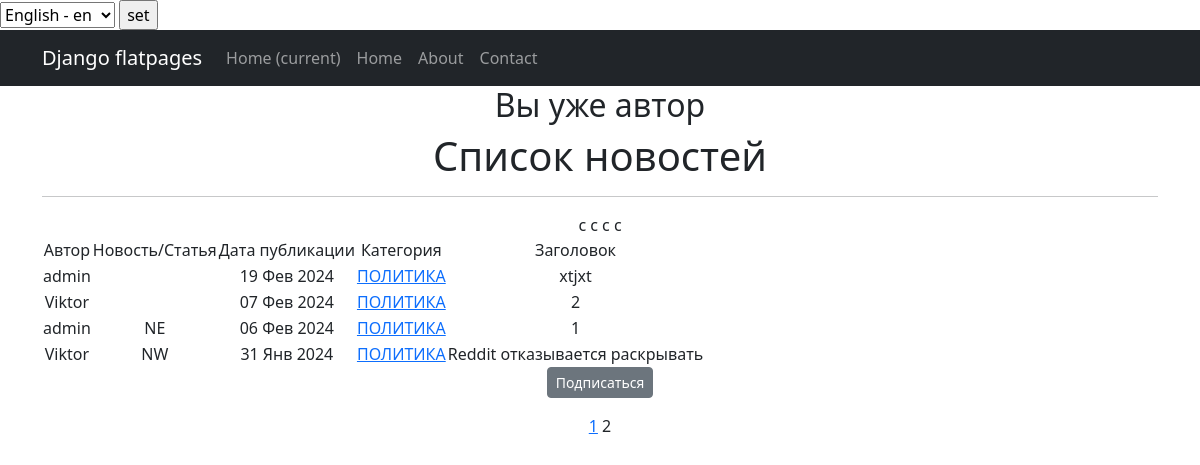
Before: /categories/1?page=2 with the older database file.
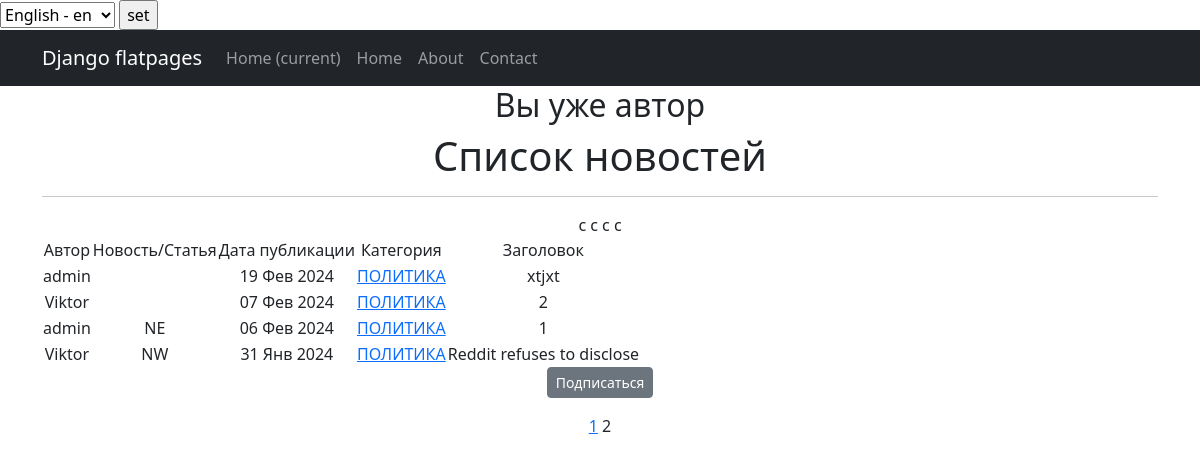
After: the same page with the newer database file.
### news/models.py (models this page shows, shortened)
class Post(models.Model):
    post_author = models.ForeignKey('Author', on_delete=models.CASCADE,)
    post_choice = models.CharField(max_length=2,
                                   choices=TYPE,
                                   default=news)
    post_date = models.DateTimeField(auto_now_add=True)
    post_category = models.ManyToManyField('Category', through='PostCategory')
    post_title = models.CharField(max_length=30)
    post_text = models.TextField()
    post_rating = models.IntegerField(default=0)

class Author(models.Model):
    user = models.OneToOneField(User, on_delete=models.CASCADE)
    author_rating = models.IntegerField(default=0)
    def __str__(self):
        return self.user.username

### news/views.py (the view)
# urls.py: path('categories/<int:pk>', CategoryListView.as_view(), name='category_list'),
class CategoryListView(PostList):
    model = Post
    template_name = 'category_list.html'
    context_object_name = 'category_news_list'
    def get_queryset(self):
        self.category = get_object_or_404(Category, id=self.kwargs['pk'])
        queryset = Post.objects.filter(post_category=self.category).order_by('-post_date')
        return queryset
    def get_context_data(self, **kwargs):
        context = super().get_context_data(**kwargs)
        context['is_not_subscriber'] = self.request.user not in self.category.subscribers.all()
        context['category'] = self.category
        return context

### news/forms.py (shortened to what this page needs)
class PostForm(forms.ModelForm):
    post_text = forms.CharField(min_length=5)
    class Meta:
        model = Post
        fields = [
            'post_author',
            'post_title',
            'post_category',
            'post_text'
        ]

### news/models.py (called while the page is built)
    def __str__(self):
        return self.get_thematic_display()

### news/templatetags/custom_filters.py (called while the page is built)
@register.filter()
def cenzor(value):
    badwords = ["искусственный"]
    splitwords = value.split()
    for i in range(len(splitwords)):
        if splitwords[i] in badwords:
            firstletter = splitwords[i][0]
            newvalue=firstletter +"*"*(len(splitwords[i])-1)
            splitwords[i] = newvalue
    result = " ".join(splitwords)
    return f'{result}'

### news/templatetags/custom_tags.py (called while the page is built)
@register.simple_tag(takes_context=True)
def url_replace(context, **kwargs):
   d = context['request'].GET.copy()
   for k, v in kwargs.items():
       d[k] = v
   return d.urlencode()

### templates/category_list.html (shortened to what this page needs)
{% extends 'flatpages/default.html' %}
{% load custom_filters %}!
{% load custom_tags %}
{% block content %}
    {% if is_not_author %}
        <button> <a href="{% url 'upgrade' %}"> Стать автором!</a> </button>
    {% else %}
        <h2>Вы уже автор</h2>
    {% endif %}
    <h1>Список новостей</h1>
    <hr>
    {% if category_news_list %}
        <table>
            <tr>
                <td>Автор</td>
                <td>Новость/Статья</td>
                <td>Дата публикации</td>
                <td>Категория</td>
                <td>Заголовок</td>
            </tr>
            {% for post_detail in category_news_list %}
            <tr>
                <td>{{ post_detail.post_author }}</td>
                <td>{{ post_detail.post_choice|truncatewords:2 }}</td>
                <td>{{ post_detail.post_date|date:'d M Y' }}</td>
                <td>
                    {% for category in post_detail.post_category.all %}
                        <a href="{% url 'category_list' category.id %}">{{ category }}</a>
                    {% endfor %}
                </td>
                <td>{{ post_detail.post_title|cenzor}}</td>с
                <td>
                </td>
            </tr>
            {% endfor %}
        </table>
    {% else %}
        <h2>Новостей нет!</h2>
    {% endif %}
    {% if is_not_subscriber %}
        <p class="text-center"><a href="{% url 'subscribe' category.id %}" class="btn btn-secondary btn-sm">Подписаться</a></p>
    {% else %}
        <p class="text-center"><a href="{% url 'unsubscribe' category.id %}" class="btn btn-secondary btn-sm">Отписаться</a></p>
    {% endif %}
    {% if page_obj.has_previous %}
       <a href="?{% url_replace page=1 %}">1</a>
    {% endif %}
    {{ page_obj.number }}
{% endblock content %}

Changed rows visible on the page:
changed Post "NW": post_title|cenzor "Reddit отказывается раскрывать" → "Reddit refuses to disclose"
